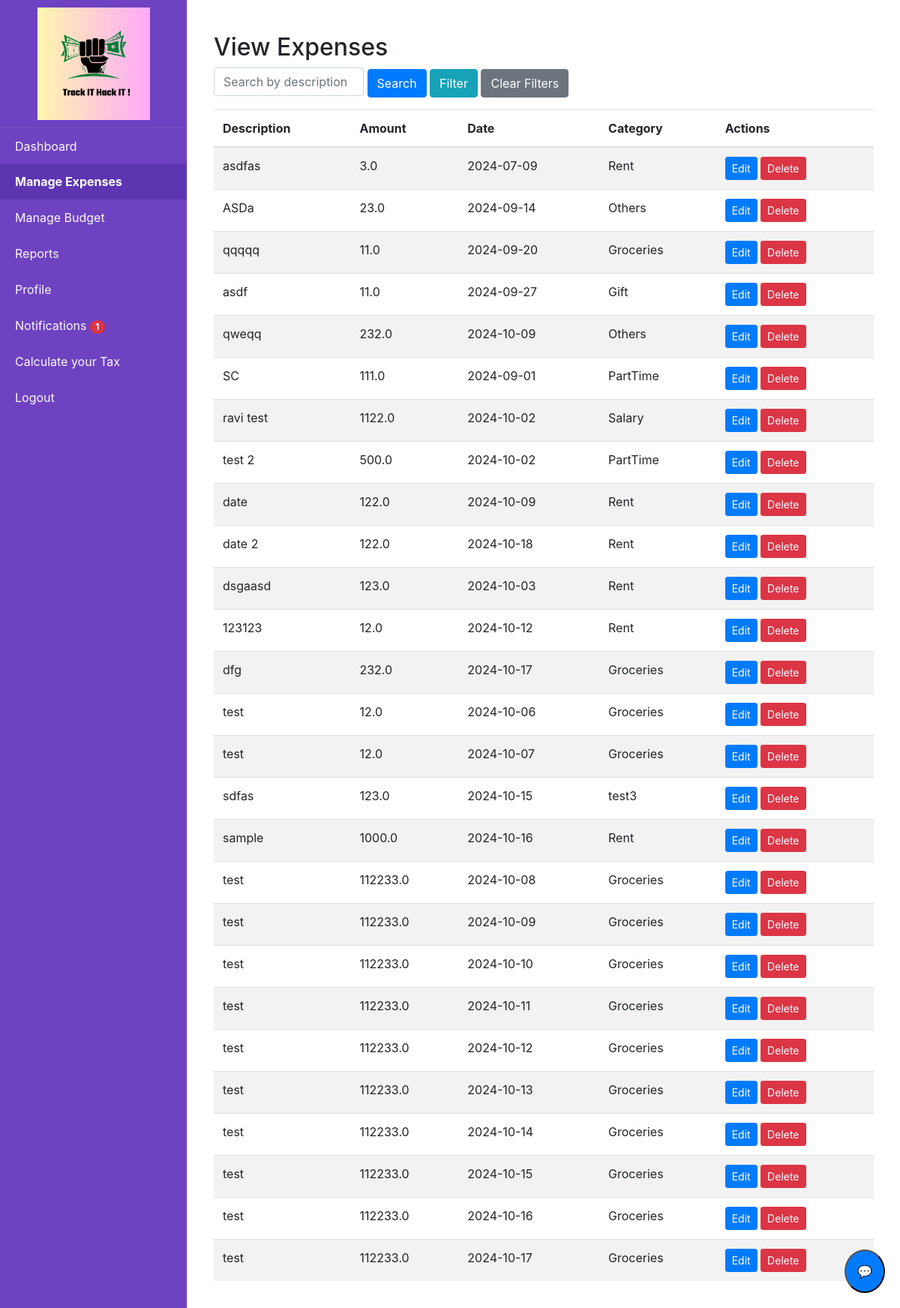
Screenshot of /view_expenses (signed in) with the database file from the repository.
### tables this page shows
CREATE TABLE expenses (id INTEGER PRIMARY KEY AUTOINCREMENT, user_id INTEGER, date TEXT, description TEXT, amount REAL, category_id TEXT, document TEXT, is_income INTEGER DEFAULT (0), FOREIGN KEY (category_id) REFERENCES category (id), FOREIGN KEY (user_id) REFERENCES users (id));

CREATE TABLE category (id INTEGER PRIMARY KEY AUTOINCREMENT, name TEXT NOT NULL, is_income INTEGER DEFAULT (0));

### app.py (the view, shortened to what this page needs)
@app.route('/view_expenses', methods=['GET', 'POST'])
@login_required
def view_expenses():
    search_description = request.args.get('search', '')
    category_v = request.args.get('category', '')
    start_date = request.args.get('start_date', '')
    end_date = request.args.get('end_date', '')
    amount_comparison = request.args.get('amount_comparison', '')
    amount_value = request.args.get('amount_value', '')
    sort_by=request.args.get('sort_by')
    query = '''
        SELECT e.id, e.date, e.description, e.amount, e.document, c.name AS category_name
        FROM expenses e
        JOIN category c ON e.category_id = c.id
        WHERE e.user_id = ?
    '''
    params = [current_user.id]
    categories = query_db('SELECT id, name, is_income FROM category')
    if search_description:
        query += ' AND e.description LIKE ?'
        params.append(f'%{search_description}%')
    if category_v:
        category_v =int(category_v)
        query += ' AND c.id = ?'
        params.append(int(category_v))
    if start_date:
        query += ' AND e.date >= ?'
        params.append(start_date)
    if end_date:
        query += ' AND e.date <= ?'
        params.append(end_date)
    expenses = query_db(query, params)
    return render_template(
        'view_expenses.html',
        expenses=expenses,
        search=search_description,
        category_v=category_v,
        start_date=start_date,
        end_date=end_date,
        amount_comparison=amount_comparison,
        amount_value=amount_value,
        categories =categories,
        sort_by=sort_by
    )

### app.py (called while the page is built)
@login_manager.user_loader
def load_user(user_id):
    return get_user_by_id(user_id)

@app.after_request
def after_request(response):
    response.headers["Cache-Control"] = "no-cache, no-store, must-revalidate"
    return response

@app.context_processor
def inject_unread_notifications():
    if current_user.is_authenticated:
        unread_count = query_db('''
            SELECT COUNT(*)
            FROM notifications
            WHERE user_id = ? AND is_read = 0
        ''', [current_user.id], one=True)
        return dict(unread_count=unread_count[0] if unread_count else 0)
    return dict(unread_count=0)

### database.py (called while the page is built)
def get_db():
    return sqlite3.connect(DATABASE)

def query_db(query, args=(), one=False):
    cur = get_db().execute(query, args)
    rv = cur.fetchall()
    cur.close()
    return (rv[0] if rv else None) if one else rv

def get_user_by_id(user_id):
    conn = sqlite3.connect(DATABASE)
    cursor = conn.cursor()
    cursor.execute('SELECT * FROM users WHERE id = ?', (user_id,))
    user = cursor.fetchone()
    conn.close()
    if user:
        return User(id=user[0], username=user[1], email=user[2], password=user[3])
    return None

### templates/view_expenses.html (shortened to what this page needs)
{% extends "home.html" %}
{% block content %}
<div class="container mt-4">
    <h2>View Expenses</h2>
     <form action="{{ url_for('view_expenses') }}" method="GET" class="mb-3">
        <div class="form-row align-items-center">
            <div class="col-auto">
                <input type="text" class="form-control d-inline" id="search" name="search" placeholder="Search by description" value="{{ search }}" style="width: 200px;">
             <button  class="btn btn-primary" id="searchBtn">Search</button>
                <button type="button" class="btn btn-info" id="filterButton">Filter</button>
              <button  type="submit" onclick="clearFilters()" class="btn btn-secondary" id="clearBtn" >Clear Filters</button>
            </div>
        </div>
    </form>
    <table class="table table-striped">
        <thead>
            <tr>
                <th>Description</th>
                <th>Amount</th>
                <th>Date</th>
                <th>Category</th>
                <th>Actions</th>
            </tr>
        </thead>
        <tbody>
            {% for expense in expenses %}
            <tr>
                <td>{{ expense[2] }}</td>
                <td>{{ expense[3] }}</td>
                <td>{{ expense[1] }}</td>
                <td>{{ expense[5] }}</td>
                <td>
                    <a href="{{ url_for('edit_expense', expense_id=expense[0]) }}" class="btn btn-primary btn-sm">Edit</a>
                    <form action="{{ url_for('delete_expense', expense_id=expense[0]) }}" method="POST" style="display:inline-block;">
                        <button type="submit" class="btn btn-danger btn-sm" onclick="return confirm('Are you sure you want to delete this expense?');">Delete</button>
                    </form>
                </td>
            </tr>
            {% endfor %}
        </tbody>
    </table>
</div>
{% endblock %}

### rows the page displays
expenses: description "asdfas", amount "3.0", date "2024-07-09", name "Rent"
expenses: description "ASDa", amount "23.0", date "2024-09-14", name "Others"
expenses: description "qqqqq", amount "11.0", date "2024-09-20", name "Groceries"
expenses: description "asdf", amount "11.0", date "2024-09-27", name "Gift"
expenses: description "qweqq", amount "232.0", date "2024-10-09", name "Others"
expenses: description "SC", amount "111.0", date "2024-09-01", name "PartTime"
expenses: description "ravi test", amount "1122.0", date "2024-10-02", name "Salary"
expenses: description "test 2", amount "500.0", date "2024-10-02", name "PartTime"
expenses: description "date", amount "122.0", date "2024-10-09", name "Rent"
expenses: description "date 2", amount "122.0", date "2024-10-18", name "Rent"
expenses: description "dsgaasd", amount "123.0", date "2024-10-03", name "Rent"
expenses: description "123123", amount "12.0", date "2024-10-12", name "Rent"
expenses: description "dfg", amount "232.0", date "2024-10-17", name "Groceries"
expenses: description "test", amount "12.0", date "2024-10-06", name "Groceries"
expenses: description "test", amount "12.0", date "2024-10-07", name "Groceries"
expenses: description "sdfas", amount "123.0", date "2024-10-15", name "test3"
expenses: description "sample", amount "1000.0", date "2024-10-16", name "Rent"
expenses: description "test", amount "112233.0", date "2024-10-08", name "Groceries"
expenses: description "test", amount "112233.0", date "2024-10-09", name "Groceries"
expenses: description "test", amount "112233.0", date "2024-10-10", name "Groceries"
expenses: description "test", amount "112233.0", date "2024-10-11", name "Groceries"
expenses: description "test", amount "112233.0", date "2024-10-12", name "Groceries"
expenses: description "test", amount "112233.0", date "2024-10-13", name "Groceries"
expenses: description "test", amount "112233.0", date "2024-10-14", name "Groceries"
expenses: description "test", amount "112233.0", date "2024-10-15", name "Groceries"
expenses: description "test", amount "112233.0", date "2024-10-16", name "Groceries"
expenses: description "test", amount "112233.0", date "2024-10-17", name "Groceries"

### other values shown
{{ unread_count }} "1"
